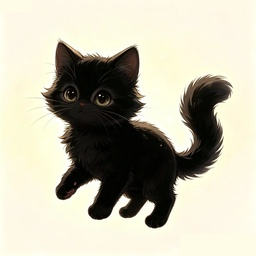
#> input picture app/src/main/assets/cat/black.jpg, 256 x 256 px, shrunk from 1280 x 1280 before the run; its folder holds only this picture in this run
$ python cutout_cats.py
#> lines starting #> are read from the running program, lines starting #| are printed output that depends on the picture
""" Convert assets/cat/*.jpg to transparent PNGs. Sample background RGB from edges, then flood-fill only similar pixels connected to the image boundary, preserving internal subject regions such as white fur close to beige. Feather boundary-connected pixels according to background distance and output same-name RGBA PNGs. Requires Pillow; run with managed Python from tools."""
import math
from pathlib import Path

from PIL import Image

BASE = Path(__file__).resolve().parents[1]
ASSET_DIR = BASE / "app" / "src" / "main" / "assets" / "cat"

TOL = 16       # Flood threshold: boundary-connected pixels within this color distance of BG are background.
FEATHER = 32   # Feather upper bound: alpha increases from 0 to 255 between TOL and FEATHER in the connected region.
MAGENTA = (255, 0, 255)


def sample_background_color(img: Image.Image) -> tuple:
    """ Sample mean background RGB from all four edges, excluding corners."""
    w, h = img.size
    strip = 18
    corner_skip = 160
    pixels = []

    def add(px, py):
        in_corner = (
            (px < corner_skip and py < corner_skip) or
            (px > w - corner_skip and py > h - corner_skip) or
            (px < corner_skip and py > h - corner_skip) or
            (px > w - corner_skip and py < corner_skip)
        )
        if not in_corner:
            pixels.append(img.getpixel((px, py))[:3])

    for x in range(w):
        add(x, strip)
        add(x, h - 1 - strip)
    for y in range(h):
        add(strip, y)
        add(w - 1 - strip, y)

    if not pixels:
        return (255, 255, 255)
    r = sum(p[0] for p in pixels) // len(pixels)
    g = sum(p[1] for p in pixels) // len(pixels)
    b = sum(p[2] for p in pixels) // len(pixels)
    return (r, g, b)


def dist(a, b):
    return math.sqrt((a[0] - b[0]) ** 2 + (a[1] - b[1]) ** 2 + (a[2] - b[2]) ** 2)


def smoothstep(edge0, edge1, x):
    t = max(0.0, min(1.0, (x - edge0) / (edge1 - edge0)))
    return t * t * (3 - 2 * t)


def cutout(src: Path, dst: Path):
    img = Image.open(src).convert("RGBA")
    w, h = img.size
    px = img.load()
    bg = sample_background_color(img)

    # 1. Flood-fill similar-to-BG pixels connected to edge seeds.
    mask = [bytearray(w) for _ in range(h)]
    stack = []
    for x in range(w):
        stack.append((x, 0))
        stack.append((x, h - 1))
    for y in range(h):
        stack.append((0, y))
        stack.append((w - 1, y))

    while stack:
        x, y = stack.pop()
        if x < 0 or x >= w or y < 0 or y >= h:
            continue
        if mask[y][x]:
            continue
        if dist(px[x, y][:3], bg) <= TOL:
            mask[y][x] = 1
            stack.append((x + 1, y))
            stack.append((x - 1, y))
            stack.append((x, y + 1))
            stack.append((x, y - 1))

    # 2. Feather alpha: connected pixels closer to BG become more transparent.
    for y in range(h):
        for x in range(w):
            if mask[y][x]:
                d = dist(px[x, y][:3], bg)
                a = int(255 * smoothstep(TOL, FEATHER, d))
                r, g, b, _ = px[x, y]
                px[x, y] = (r, g, b, a)

    img.save(dst, "PNG")
    return bg


def make_preview(png_paths, out: Path, cols=7, cell=170):
    rows = (len(png_paths) + cols - 1) // cols
    sheet = Image.new("RGB", (cols * cell, rows * cell), MAGENTA)
    for i, p in enumerate(png_paths):
        im = Image.open(p).convert("RGBA").resize((cell, cell))
        sheet.paste(im, (i % cols * cell, i // cols * cell), im)
    sheet.save(out, "PNG")


def main():
    ASSET_DIR.mkdir(parents=True, exist_ok=True)
    jpgs = sorted(ASSET_DIR.glob("*.jpg"))
    pngs = []
    for jpg in jpgs:
        png = ASSET_DIR / (jpg.stem + ".png")
        bg = cutout(jpg, png)
#> in cutout, `bg = sample_background_color(img)`: bg = (255, 255, 255)
#> the loop in cutout, `while stack:` made 1876 passes
#> (x, y) on passes 2 to 4: (0, 255), (0, 254), (0, 256)
#> after the loop in cutout, `while stack:`: mask = 256 items; stack = []
#> bg = (255, 255, 255)
        pngs.append(png)
        print(f"OK {jpg.name} -> {png.name}  (bg≈{bg})")
#| OK black.jpg -> black.png  (bg≈(255, 255, 255))

    preview = BASE / "tools" / "preview_cutout.png"
    make_preview(pngs, preview)
#> in make_preview, `sheet = Image.new("RGB", (cols * cell, rows * cell), MAGENTA)`:
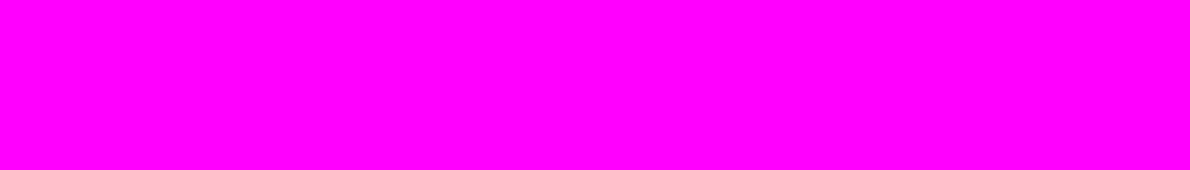
#> sheet: PIL image 1190x170 RGB; mean R, G, B 255, 0, 255
#> in make_preview, `im = Image.open(p).convert("RGBA").resize((cell, cell))`:
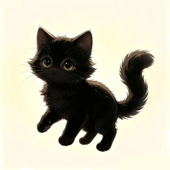
#> im: PIL image 170x170 RGBA; mean R, G, B, A 187.9, 184.5, 167.1, 254.2; transparent parts drawn white
#> in make_preview, `sheet.paste(im, (i % cols * cell, i // cols * cell), im)`:
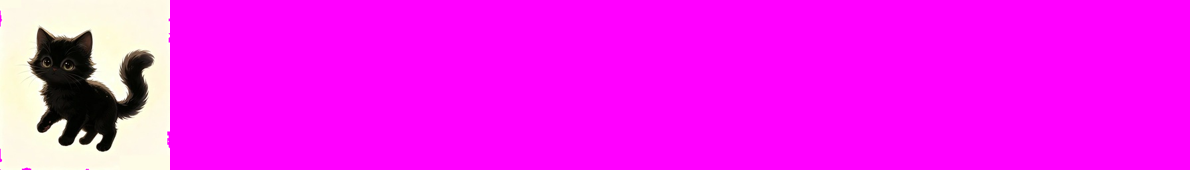
#> sheet: PIL image 1190x170 RGB; mean R, G, B 245.5, 26.3, 242.5
    print(f"preview -> {preview}")


if __name__ == "__main__":
    main()
